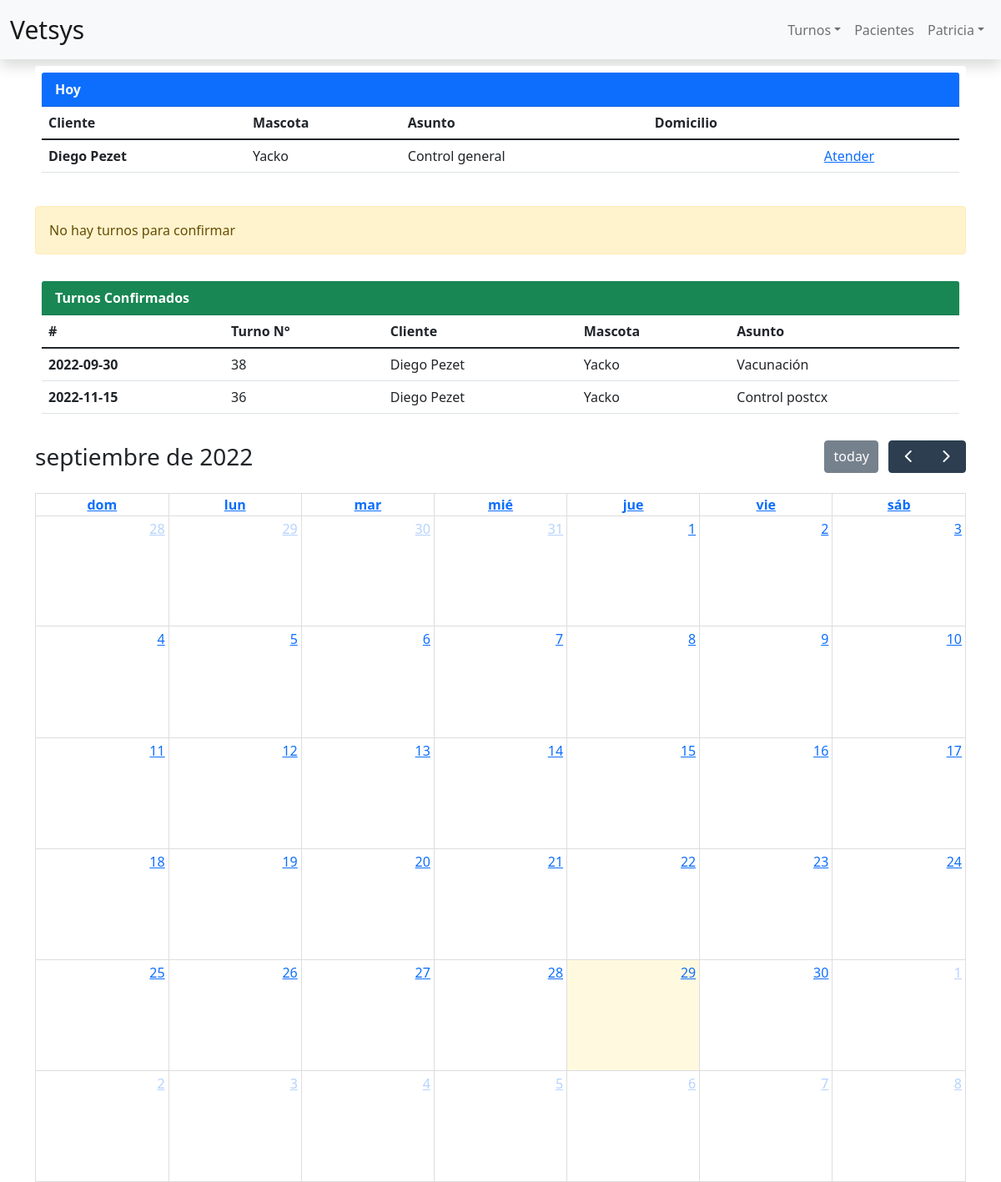
Screenshot of /sub/medsys.php (signed in) with the database file from the repository.
### tables this page shows
CREATE TABLE `user` (
  `dni` int(8) NOT NULL,
  `email` varchar(45) NOT NULL,
  `pass` varchar(255) NOT NULL,
  `nombre` varchar(40) NOT NULL,
  `apellido` varchar(40) NOT NULL,
  `telefono` int(10) NOT NULL,
  `domicilio` varchar(200) NOT NULL,
  `status` int(1) NOT NULL DEFAULT 0
);

CREATE TABLE `turnos` (
  `id` int(4) NOT NULL,
  `title` varchar(255) NOT NULL,
  `dni_cliente` int(8) NOT NULL,
  `cliente` varchar(200) NOT NULL,
  `asunto` varchar(200) NOT NULL,
  `id_mascota` int(4) NOT NULL,
  `mascota` varchar(200) NOT NULL,
  `status` varchar(255) NOT NULL,
  `start` date NOT NULL,
  `domicilio` varchar(200) NOT NULL
);

### sub/div/connect.php (called while the page is built, shortened)
<?php
require 'database.php';
if (isset($_SESSION['user_dni'])) {
    $records = $conn->prepare('SELECT * FROM user WHERE dni = :dni');
    $records->bindParam(':dni', $_SESSION['user_dni']);
    $records->execute();
    $results = $records->fetch(PDO::FETCH_ASSOC);
    if (count($results) > 0) {
        $user = $results;
    }
}
?>

### sub/medsys.php (the view, shortened to what this page needs)
<?php
include("div/connect.php");
include('modal/sacarturno.php');
if ($user['status'] == 0) {
    $stmt = $conn->prepare("SELECT * FROM turnos WHERE dni_cliente = :dni ORDER BY start");
    $stmt->bindParam(':dni', $user['dni']);
    $stmt->execute();
    $results_turnos = $stmt->fetch(PDO::FETCH_ASSOC);
    $turnos = null;
    if (is_countable($results_turnos)) {
        if (count($results_turnos) != 0) {
            $turnos = $results_turnos;
        }
    }
} else {
    $stmt = $conn->prepare("SELECT * FROM turnos WHERE DATE(start) = CURDATE() AND status = 'Confirmado'");
    $stmt->execute();
    $result_turnos = $stmt->fetchAll();
    $turnos_hoy = null;
    if (is_countable($result_turnos)) {
        if (count($result_turnos) != 0) {
            $turnos_hoy = $result_turnos;
        }
    }
    $stmt = $conn->prepare("SELECT * FROM turnos WHERE DATE(start) >= CURDATE() AND status = 'Pendiente' ORDER BY start");
    $stmt->execute();
    $turnos_pendientes = null;
    $stmt = $conn->prepare("SELECT * FROM turnos WHERE DATE(start) > CURDATE() AND status = 'Confirmado' ORDER BY start");
    $stmt->execute();
    $result_turnos = $stmt->fetchAll();
    $turnos_confirmados = null;
    if (is_countable($result_turnos)) {
        if (count($result_turnos) != 0) {
            $turnos_confirmados = $result_turnos;
        }
    }
}
?>
<!DOCTYPE html>
<head>
    <link href="../bootstrap/css/bootstrap.min.css" rel="stylesheet">
    <link rel="stylesheet" href="../bootstrap/css/all.min.css" />
    <link href='../fullcalendar/lib/main.css' rel='stylesheet' />
    <link href="http://cdnjs.cloudflare.com/ajax/libs/font-awesome/4.3.0/css/font-awesome.css" rel="stylesheet" type='text/css'>
</head>
<body>
    <?php include("div/header.php") ?>
    <?php if ($user['status'] != 1) : ?>
        <?php if ($user['status'] == 0 && $turnos) : ?>
            <div class="container" id="misturnos">
                <div class="container mt-3">
                    <h2>Mis turnos:</h2>
                    <table class="table">
                        <thead>
                            <tr>
                                <th>N° de Turno</th>
                                <th>Mascota</th>
                                <th>Asunto</th>
                                <th>Fecha</th>
                                <th>Estado</th>
                            </tr>
                        </thead>
                        <tbody>
                            <tr>
                                <td><?php echo $turnos['id'] ?></td>
                                <td><?php echo $turnos['mascota'] ?></td>
                                <td><?php echo $turnos['asunto'] ?></td>
                                <td><?php echo $turnos['start'] ?></td>
                                <?php if ($turnos['status'] == "Confirmado") : ?>
                                    <td class="text-success"><?php echo $turnos['status'] ?></td>
                                <?php elseif ($turnos['status'] == "Pendiente") : ?>
                                    <td class="text-warning"><?php echo $turnos['status'] ?></td>
                                <?php else : ?>
                                    <td class="text-danger"><?php echo $turnos['status'] ?></td>
                                <?php endif; ?>
                            </tr>
                            <?php while ($row = $stmt->fetch()) : ?>
                                <tr>
                                    <td><?php echo $row['id'] ?></td>
                                    <td><?php echo $row['mascota'] ?></td>
                                    <td><?php echo $row['asunto'] ?></td>
                                    <td><?php echo $row['start'] ?></td>
                                    <?php if ($row['status'] == "Confirmado") : ?>
                                        <td class="text-success"><?php echo $row['status'] ?></td>
                                    <?php elseif ($row['status'] == "Pendiente") : ?>
                                        <td class="text-warning"><?php echo $row['status'] ?></td>
                                    <?php else : ?>
                                        <td class="text-danger"><?php echo $row['status'] ?></td>
                                    <?php endif; ?>
                                </tr>
                            <?php endwhile; ?>
                        </tbody>
                    </table>
                </div>
                <button type="button" style="margin: 0; padding:2px;" class="btn btn-primary" data-bs-toggle="modal" data-bs-target="#modalModificar">
                    Solicitar Cambio
                </button>
                <button type="button" style="margin: 0; padding:2px;" class="btn btn-primary" data-bs-toggle="modal" data-bs-target="#modalSacarTurno">
                    Sacar Turno
                </button>
            </div>
            <div class="container">
                <a class="btn btn-success rounded-pill float-end" href="https://wa.me/1167228164?text=Hola%20Patricia,%20estoy%20interesado/a%20en%20asistencia%20veterinaria."><i class="fa fa-whatsapp" aria-hidden="true"></i></a>
            </div>
        <?php else : ?>
            <div class="container" id="misturnos">
                <div class="container mt-3">
                    <p class="h5">No tienes ningun turno.</p>
                    <button type="button" style="margin: 0; padding:2px;" class="btn btn-primary" data-bs-toggle="modal" data-bs-target="#modalSacarTurno">
                        Sacar Turno
                    </button>
                </div>
            </div>
        <?php endif; ?>
    <?php elseif ($user['status'] == 1) : ?>
        <?php if ($turnos_hoy) : ?>
            <div class="container">
                <div class="row">
                    <div class="col mb-2 mt-2 m-auto">
                        <div class="card p-2 border-0">
                            <div class="card-header bg-primary text-light">
                                <b>Hoy</b>
                            </div>
                            <table class="table">
                                <thead>
                                    <tr>
                                        <th scope="col">Cliente</th>
                                        <th scope="col">Mascota</th>
                                        <th scope="col">Asunto</th>
                                        <th scope="col">Domicilio</th>
                                        <th scope="col"></i></th>
                                    </tr>
                                </thead>
                                <tbody>
                                    <?php foreach ($turnos_hoy as $row) : ?>
                                        <tr>
                                            <th scope='row'><?= $row['cliente'] ?></th>
                                            <td><?= $row['mascota'] ?></td>
                                            <td><?= $row['asunto'] ?></td>
                                            <td><?= $row['domicilio'] ?></td>
                                            <td><a href="fichas.php?datos_mascota=<?= $row['id_mascota'] ?>">Atender</a></td>
                                        </tr>
                                    <?php endforeach; ?>
                                </tbody>
                            </table>
                        </div>
                    </div>
                </div>
            </div>
        <?php endif; ?>
        <?php if ($turnos_pendientes) : ?>
            <div class="container">
                <div class="row">
                    <div class="col mb-2 mt-2 m-auto">
                        <div class="card p-2 border-0">
                            <div class="card-header bg-warning">
                                <b>Turnos Pendientes</b>
                            </div>
                            <table class="table">
                                <thead>
                                    <tr>
                                        <th scope="col">#</th>
                                        <th scope="col">Cliente</th>
                                        <th scope="col">Mascota</th>
                                        <th scope="col">Asunto</th>
                                        <th scope="col"><i class="fa fa-thumb-tack" aria-hidden="true"></i></th>
                                    </tr>
                                </thead>
                                <tbody>
                                    <?php foreach ($turnos_pendientes as $row) : ?>
                                        <tr>
                                            <th scope="row"><?= $row['start'] ?></th>
                                            <td><?= $row['cliente'] ?></td>
                                            <td><?= $row['mascota'] ?></td>
                                            <td><?= $row['asunto'] ?></td>
                                            <td>
                                                <form action="" method="POST"><input type="hidden" name="id" value=<?= $row['id'] ?>><button type="submit" class="btn btn-success btn-sm" name="aceptar"><i class="fa fa-check" aria-hidden="true"></i></button>
                                                    <form action="" method="POST"><input type="hidden" name="id" value=<?= $row['id'] ?>><button type="submit" class="btn btn-danger btn-sm" name="cancelar"><i class="fa fa-ban" aria-hidden="true"></i></button>
                                            </td>
                                        </tr>
                                    <?php endforeach; ?>
                                </tbody>
                            </table>
                        </div>
                    </div>
                </div>
            </div>
        <?php else : ?>
            <div class="container mt-2">
                <div class="alert alert-warning" role="alert">
                    No hay turnos para confirmar
                </div>
            </div>
        <?php endif; ?>
        <?php if ($turnos_confirmados) : ?>
            <div class="container">
                <div class="row">
                    <div class="col mb-2 mt-2 m-auto">
                        <div class="card p-2 border-0">
                            <div class="card-header bg-success text-white">
                                <b>Turnos Confirmados</b>
                            </div>
                            <table class="table">
                                <thead>
                                    <tr>
                                        <th scope="col">#</th>
                                        <th scope="col">Turno N°</th>
                                        <th scope="col">Cliente</th>
                                        <th scope="col">Mascota</th>
                                        <th scope="col">Asunto</th>
                                    </tr>
                                </thead>
                                <tbody>
                                    <?php foreach ($turnos_confirmados as $row) : ?>
                                        <tr>
                                            <th scope="row"><?= $row['start'] ?></th>
                                            <td><?= $row['id'] ?></td>
                                            <td><?= $row['cliente'] ?></td>
                                            <td><?= $row['mascota'] ?></td>
                                            <td><?= $row['asunto'] ?></td>
                                        </tr>
                                    <?php endforeach; ?>
                                </tbody>
                            </table>
                        </div>
                    </div>
                </div>
            </div>
        <?php endif; ?>
        <div class="container">
            <div id="calendar"></div>
        </div>
    <?php endif; ?>
</body>
</html>

### sub/div/header.php (shortened to what this page needs)
<?php if ($user['status'] == 0) : ?>
    <ul class="nav justify-content-center text-light" style="background-color: #c44dff">
        <li class="nav-item">
            <a><i class="fa-brands fa-whatsapp"></i> +54 9 11 6165-5190</a>
        </li>
        <li class="nav-item">
            <a><i class="fa-solid fa-at"></i> placzekpatricia@gmail.com</a>
        </li>
    </ul>
    <nav class="navbar navbar-expand-md navbar-light bg-light">
        <div class="container-fluid">
            <a class="navbar-brand" href="medsys.php" style="font-size: 30px;">Vetsys</a>
            <button class="navbar-toggler" type="button" data-bs-toggle="collapse" data-bs-target="#navbarNav" aria-controls="navbarNav" aria-expanded="false" aria-label="Toggle navigation">
                <span class="navbar-toggler-icon"></span>
            </button>
            <div class="collapse navbar-collapse justify-content-end" id="navbarNav">
                <ul class="navbar-nav">
                    <li class="nav-item">
                        <a class="nav-link" aria-current="page" href="medsys.php">Turnos</a>
                    </li>
                    <li class="nav-item">
                        <a class="nav-link" href="#">Precios</a>
                    </li>
                    <li class="nav-item dropdown">
                        <a class="nav-link dropdown-toggle" href="#" role="button" data-bs-toggle="dropdown"> <?php echo $user['nombre'] ?></a>
                        <ul class="dropdown-menu dropdown-menu-end">
                            <li><a class="dropdown-item" href="mismascotas.php">Mis mascotas</a></li>
                            <li><a class="dropdown-item" href="logout.php">Cerrar Sesión</a></li>
                        </ul>
                    </li>
                </ul>
            </div>
        </div>
    </nav>
<?php else : ?>
    <nav class="navbar navbar-expand-md navbar-light bg-light shadow">
        <div class="container-fluid">
            <a class="navbar-brand" href="medsys.php" style="font-size: 30px;">Vetsys</a>
            <div class="collapse navbar-collapse justify-content-end" id="collapsibleNavbar">
                <ul class="navbar-nav">
                    <li class="nav-item dropdown">
                        <a class="nav-link dropdown-toggle" href="#" role="button" data-bs-toggle="dropdown">Turnos</a>
                    </li>
                    <li class="nav-item">
                        <a class="nav-link" href="pacientes.php">Pacientes</a>
                    </li>
                    <li class="nav-item dropdown">
                        <a class="nav-link dropdown-toggle" href="#" role="button" data-bs-toggle="dropdown"><?php echo $user['nombre'] ?></a>
                    </li>
                </ul>
            </div>
    </nav>
<?php endif; ?>

### rows the page displays
user: nombre "Patricia"
turnos: cliente "Diego Pezet", mascota "Yacko", asunto "Control general"
turnos: start "2022-09-30", id "38", cliente "Diego Pezet", mascota "Yacko", asunto "Vacunación"
turnos: start "2022-11-15", id "36", cliente "Diego Pezet", mascota "Yacko", asunto "Control postcx"
